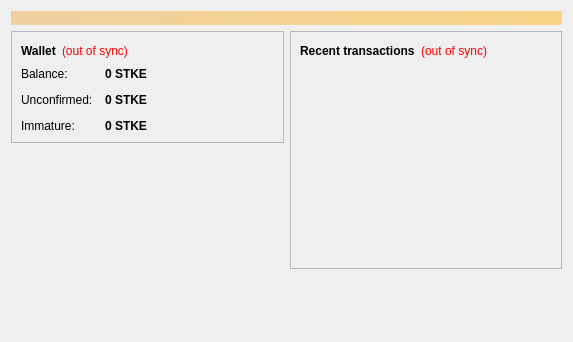
<?xml version="1.0" encoding="UTF-8"?>
<ui version="4.0">
 <class>OverviewPage</class>
 <widget class="QWidget" name="OverviewPage">
  <property name="geometry">
   <rect>
    <x>0</x>
    <y>0</y>
    <width>573</width>
    <height>342</height>
   </rect>
  </property>
  <property name="windowTitle">
   <string>Form</string>
  </property>
  <layout class="QVBoxLayout" name="topLayout">
   <item>
    <widget class="QLabel" name="labelAlerts">
     <property name="visible">
      <bool>false</bool>
     </property>
     <property name="styleSheet">
      <string notr="true">background-color: qlineargradient(x1: 0, y1: 0, x2: 1, y2: 0, stop:0 #F0D0A0, stop:1 #F8D488); color:#000000;</string>
     </property>
     <property name="wordWrap">
      <bool>true</bool>
     </property>
     <property name="margin">
      <number>3</number>
     </property>
    </widget>
   </item>
   <item>
    <layout class="QHBoxLayout" name="horizontalLayout" stretch="1,1">
     <item>
      <layout class="QVBoxLayout" name="verticalLayout_2">
       <item>
        <widget class="QFrame" name="frame">
         <property name="frameShape">
          <enum>QFrame::StyledPanel</enum>
         </property>
         <property name="frameShadow">
          <enum>QFrame::Raised</enum>
         </property>
         <layout class="QVBoxLayout" name="verticalLayout_4">
          <item>
           <layout class="QHBoxLayout" name="horizontalLayout_4">
            <item>
             <widget class="QLabel" name="label_5">
              <property name="font">
               <font>
                <weight>75</weight>
                <bold>true</bold>
               </font>
              </property>
              <property name="text">
               <string>Wallet</string>
              </property>
             </widget>
            </item>
            <item>
             <widget class="QLabel" name="labelWalletStatus">
              <property name="toolTip">
               <string>The displayed information may be out of date. Your wallet automatically synchronizes with the Stakehouse network after a connection is established, but this process has not completed yet.</string>
              </property>
              <property name="styleSheet">
               <string notr="true">QLabel { color: red; }</string>
              </property>
              <property name="text">
               <string notr="true">(out of sync)</string>
              </property>
              <property name="alignment">
               <set>Qt::AlignLeading|Qt::AlignLeft|Qt::AlignVCenter</set>
              </property>
             </widget>
            </item>
            <item>
             <spacer name="horizontalSpacer_2">
              <property name="orientation">
               <enum>Qt::Horizontal</enum>
              </property>
              <property name="sizeHint" stdset="0">
               <size>
                <width>40</width>
                <height>20</height>
               </size>
              </property>
             </spacer>
            </item>
           </layout>
          </item>
          <item>
           <layout class="QFormLayout" name="formLayout_2">
            <property name="fieldGrowthPolicy">
             <enum>QFormLayout::AllNonFixedFieldsGrow</enum>
            </property>
            <property name="horizontalSpacing">
             <number>12</number>
            </property>
            <property name="verticalSpacing">
             <number>12</number>
            </property>
            <item row="0" column="0">
             <widget class="QLabel" name="label">
              <property name="text">
               <string>Balance:</string>
              </property>
             </widget>
            </item>
            <item row="0" column="1">
             <widget class="QLabel" name="labelBalance">
              <property name="font">
               <font>
                <weight>75</weight>
                <bold>true</bold>
               </font>
              </property>
              <property name="cursor">
               <cursorShape>IBeamCursor</cursorShape>
              </property>
              <property name="toolTip">
               <string>Your current balance</string>
              </property>
              <property name="text">
               <string notr="true">0 STKE</string>
              </property>
              <property name="textInteractionFlags">
               <set>Qt::LinksAccessibleByMouse|Qt::TextSelectableByKeyboard|Qt::TextSelectableByMouse</set>
              </property>
             </widget>
            </item>
            <item row="1" column="0">
             <widget class="QLabel" name="label_3">
              <property name="text">
               <string>Unconfirmed:</string>
              </property>
             </widget>
            </item>
            <item row="1" column="1">
             <widget class="QLabel" name="labelUnconfirmed">
              <property name="font">
               <font>
                <weight>75</weight>
                <bold>true</bold>
               </font>
              </property>
              <property name="cursor">
               <cursorShape>IBeamCursor</cursorShape>
              </property>
              <property name="toolTip">
               <string>Total of transactions that have yet to be confirmed, and do not yet count toward the current balance</string>
              </property>
              <property name="text">
               <string notr="true">0 STKE</string>
              </property>
              <property name="textInteractionFlags">
               <set>Qt::LinksAccessibleByMouse|Qt::TextSelectableByKeyboard|Qt::TextSelectableByMouse</set>
              </property>
             </widget>
            </item>
            <item row="2" column="0">
             <widget class="QLabel" name="labelImmatureText">
              <property name="text">
               <string>Immature:</string>
              </property>
             </widget>
            </item>
            <item row="2" column="1">
             <widget class="QLabel" name="labelImmature">
              <property name="font">
               <font>
                <weight>75</weight>
                <bold>true</bold>
               </font>
              </property>
              <property name="toolTip">
               <string>Mined balance that has not yet matured</string>
              </property>
              <property name="text">
               <string notr="true">0 STKE</string>
              </property>
              <property name="textInteractionFlags">
               <set>Qt::LinksAccessibleByMouse|Qt::TextSelectableByKeyboard|Qt::TextSelectableByMouse</set>
              </property>
             </widget>
            </item>
           </layout>
          </item>
         </layout>
        </widget>
       </item>
       <item>
        <spacer name="verticalSpacer">
         <property name="orientation">
          <enum>Qt::Vertical</enum>
         </property>
         <property name="sizeHint" stdset="0">
          <size>
           <width>20</width>
           <height>40</height>
          </size>
         </property>
        </spacer>
       </item>
      </layout>
     </item>
     <item>
      <layout class="QVBoxLayout" name="verticalLayout_3">
       <item>
        <widget class="QFrame" name="frame_2">
         <property name="frameShape">
          <enum>QFrame::StyledPanel</enum>
         </property>
         <property name="frameShadow">
          <enum>QFrame::Raised</enum>
         </property>
         <layout class="QVBoxLayout" name="verticalLayout">
          <item>
           <layout class="QHBoxLayout" name="horizontalLayout_2">
            <item>
             <widget class="QLabel" name="label_4">
              <property name="text">
               <string>&lt;b&gt;Recent transactions&lt;/b&gt;</string>
              </property>
             </widget>
            </item>
            <item>
             <widget class="QLabel" name="labelTransactionsStatus">
              <property name="toolTip">
               <string>The displayed information may be out of date. Your wallet automatically synchronizes with the Stakehouse network after a connection is established, but this process has not completed yet.</string>
              </property>
              <property name="styleSheet">
               <string notr="true">QLabel { color: red; }</string>
              </property>
              <property name="text">
               <string notr="true">(out of sync)</string>
              </property>
              <property name="alignment">
               <set>Qt::AlignRight|Qt::AlignTrailing|Qt::AlignVCenter</set>
              </property>
             </widget>
            </item>
            <item>
             <spacer name="horizontalSpacer">
              <property name="orientation">
               <enum>Qt::Horizontal</enum>
              </property>
              <property name="sizeHint" stdset="0">
               <size>
                <width>40</width>
                <height>20</height>
               </size>
              </property>
             </spacer>
            </item>
           </layout>
          </item>
          <item>
           <widget class="QListView" name="listTransactions">
            <property name="styleSheet">
             <string notr="true">QListView { background: transparent; }</string>
            </property>
            <property name="frameShape">
             <enum>QFrame::NoFrame</enum>
            </property>
            <property name="verticalScrollBarPolicy">
             <enum>Qt::ScrollBarAlwaysOff</enum>
            </property>
            <property name="horizontalScrollBarPolicy">
             <enum>Qt::ScrollBarAlwaysOff</enum>
            </property>
            <property name="selectionMode">
             <enum>QAbstractItemView::NoSelection</enum>
            </property>
           </widget>
          </item>
         </layout>
        </widget>
       </item>
       <item>
        <spacer name="verticalSpacer_2">
         <property name="orientation">
          <enum>Qt::Vertical</enum>
         </property>
         <property name="sizeHint" stdset="0">
          <size>
           <width>20</width>
           <height>40</height>
          </size>
         </property>
        </spacer>
       </item>
      </layout>
     </item>
    </layout>
   </item>
  </layout>
 </widget>
 <resources/>
 <connections/>
</ui>
